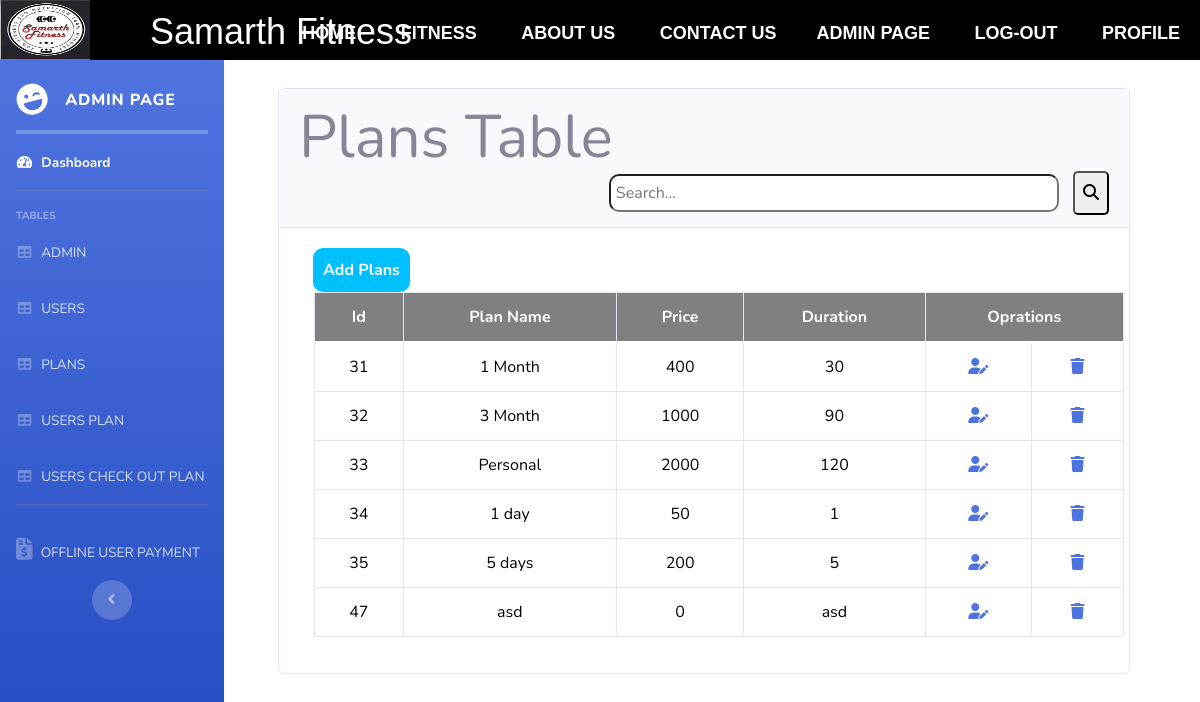
/admin_panel_plans.php (signed in), run on the app's committed database.
### tables this page shows
CREATE TABLE `plan` (
  `id` int(11) NOT NULL,
  `plan_name` varchar(100) NOT NULL,
  `price` int(100) NOT NULL,
  `duration` varchar(10) NOT NULL,
  `date` date DEFAULT NULL,
  `h` varchar(20) NOT NULL,
  `m` varchar(20) NOT NULL,
  `s` varchar(20) NOT NULL
);

### admin_panel_plans.php (the view, shortened to what this page needs)
<?php
require('alert.php');
require('nav.php');
$query = "SELECT * FROM `plan`";
$planresult = mysqli_query($conn, $query);
?>
<!DOCTYPE html>
<html lang="en">
<head>
    <link href="vendor/fontawesome-free/css/all.min.css" rel="stylesheet" type="text/css">
    <link href="css/sb-admin-2.min.css" rel="stylesheet">
    <link rel="stylesheet" href="home.css">
</head>
<body id="page-top">
    <div>
        <ul class="navbar-nav bg-gradient-primary sidebar sidebar-dark accordion" id="accordionSidebar" style="position: fixed; z-index:2;">
            <a class="sidebar-brand d-flex align-items-center justify-content-center" style="padding-bottom:30px; padding-top:100px; margin-right:15px;" href="badminpage.php">
                <div class="sidebar-brand-icon rotate-n-15">
                    <i class="fas fa-laugh-wink"></i>
                </div>
                <div class="sidebar-brand-text mx-3">Admin Page </div>
            </a>
            <hr class="sidebar-divider my-0" style="padding:1px; margin-top:20px; color:white;">
            <li class="nav-item active">
                <a class="nav-link" href="badminpage.php">
                    <i class="fas fa-fw fa-tachometer-alt"></i>
                    <span>Dashboard</span></a>
            </li>
            <hr class="sidebar-divider">
            <div class="sidebar-heading">
                TABLES
            </div>
            <li class="nav-item">
                <a class="nav-link" href="admin_panel_admins.php">
                    <i class="fas fa-fw fa-table"></i>
                    <span>ADMIN</span></a>
            </li>
            <li class="nav-item">
                <a class="nav-link" href="admin_panel_users.php">
                    <i class="fas fa-fw fa-table"></i>
                    <span>USERS</span></a>
            </li>
            <li class="nav-item">
                <a class="nav-link" href="admin_panel_plans.php">
                    <i class="fas fa-fw fa-table"></i>
                    <span>PLANS</span></a>
            </li>
            <li class="nav-item">
                <a class="nav-link" href="admin_panel_users_plan.php">
                    <i class="fas fa-fw fa-table"></i>
                    <span>USERS PLAN</span></a>
            </li>
            <li class="nav-item">
                <a class="nav-link" href="admin_panel_users_check_plan.php">
                    <i class="fas fa-fw fa-table"></i>
                    <span>USERS CHECK OUT PLAN</span></a>
            </li>
            <hr class="sidebar-divider d-none d-md-block">
            <li class="nav-item">
                <a class="nav-link" href="admin_panel_offline_users_payment.php">
                <i class="fa-sharp fa-solid fa-file-invoice-dollar" style="font-size: 22px;"></i>
                    <span>OFFLINE USER PAYMENT </span></a>
            </li>
            <div class="text-center d-none d-md-inline">
                <button class="rounded-circle border-0" id="sidebarToggle"></button>
            </div>
        </ul>
        <div>
            <div style="padding-left: 200px; padding-top:40px;">
                <div class="admintable" id="admintable">
                    <div class="row mt-5">
                        <div class="col" style="margin-right: -30px; padding-right: 0px; margin-left: 30px;">
                            <div class="card ms-5">
                                <div class="card-header ">
                                    <h1 style="font-size: 60px; "> Plans Table </h1>
                                    <form action="" method="POST">
                                        <div style="float: right; ">
                                            <input class="searchbox" type="text" placeholder="Search..." name="filter_value">
                                            <button type="submit" class="searchicon" name="filter_btn" onclick="hiddencontent()" id="hiddenstart"> <i class="fa-solid fa-magnifying-glass" aria-hidden="true"></i> </button>
                                        </div>
                                    </form>
                                </div>
                                <div class="card-body">
                                    <table class="table table-bordered text-center ">
                                        <button style="border-radius: 10px; padding: 10px; border: none; margin-left: 14px; background: deepskyblue; font-weight: bold;"><a style="color:white; text-decoration:none;" href="admin_add_plans_page.php">Add Plans</a> </button>
                                        <thead>
                                            <tr class="" style="background-color: gray; color:white; border:none;">
                                                <th>Id</th>
                                                <th>Plan Name</th>
                                                <th>Price</th>
                                                <th>Duration</th>
                                                <th colspan="2">Oprations</th>
                                            </tr>
                                        </thead>
                                        <?php
                                        if (isset($_POST['filter_btn'])) {
                                            $filter_value = $_POST['filter_value'];
                                            $query = "SELECT * FROM `plan` WHERE CONCAT(id,plan_name,price,duration) LIKE '%$filter_value%'";
                                            $query_run = mysqli_query($conn, $query);
                                            if (mysqli_num_rows($query_run) > 0) {
                                                while ($data = mysqli_fetch_array($query_run)) {
                                        ?>
                                                    <tr class="innerdetail" style="color: black;">
                                                        <td><?php echo $data['id'] ?></td>
                                                        <td><?php echo $data['plan_name'] ?></td>
                                                        <td><?php echo $data['price'] ?></td>
                                                        <td><?php echo $data['duration'] ?></td>
                                                        <?php
                                                        echo
                                                        '
                                        <td>
                                        <a href="update_plans.php?update_plan_id= ' . $data['id'] . ' &update_planname= ' . $data['plan_name'] . ' & update_price= ' . $data['price'] . '& update_duration= ' . $data['duration'] . '  " id="update_any_detail"> <i class="fa-solid fa-user-pen"></i></a>
                                    </td>
                                        <td>
                                            <a href="admin_panel_plans.php?delete_planname=' . $data['plan_name'] . '" id="delete_user_detail" onclick="return check_delete_detail()" > <i class="fa-solid fa-trash"></i></a>
                                        </td>';
                                                        ?>
                                                    </tr>
                                                    <script>
                                                        function check_delete_detail() {
                                                            return confirm('Are you sure you want to DELETE this Recorde');
                                                        }
                                                    </script>
                                                <?php
                                                }
                                            } else {
                                                ?>
                                                <div id="hiddenvalues">
                                                    <tr>
                                                        <td colspan='7' style="color: black;">
                                                            Record Not Found
                                                        </td>
                                                    </tr>
                                                </div>
                                            <?php
                                            }
                                        } elseif (isset($_POST['filter_btn']) == false) {
                                            while ($data = mysqli_fetch_assoc($planresult)) {
                                            ?>
                                                <tr class="innerdetail" style="color: black;">
                                                    <td><?php echo $data['id'] ?></td>
                                                    <td><?php echo $data['plan_name'] ?></td>
                                                    <td><?php echo $data['price'] ?></td>
                                                    <td><?php echo $data['duration'] ?></td>
                                                    <?php
                                                    echo
                                                    '
                                        <td>
                                        <a href="update_plans.php?update_plan_id= ' . $data['id'] . ' &update_planname= ' . $data['plan_name'] . ' & update_price= ' . $data['price'] . '& update_duration= ' . $data['duration'] . '  " id="update_any_detail"> <i class="fa-solid fa-user-pen"></i></a>
                                    </td>
                                        <td>
                                            <a href="admin_panel_plans.php?delete_planname=' . $data['plan_name'] . '" id="delete_user_detail" onclick="return check_delete_detail()" > <i class="fa-solid fa-trash"></i></a>
                                        </td>';
                                                    ?>
                                                </tr>
                                        <?php
                                            }
                                        }
                                        ?>
                                    </table>
                                </div>
                            </div>
                        </div>
                    </div>
                </div>
            </div>
            <br>
            <br><br>
</body>
</html>

### data on the page
plan: id "31", plan_name "1 Month", price "400", duration "30"
plan: id "32", plan_name "3 Month", price "1000", duration "90"
plan: id "33", plan_name "Personal", price "2000", duration "120"
plan: id "34", plan_name "1 day", price "50", duration "1"
plan: id "35", plan_name "5 days", price "200", duration "5"
plan: id "47", plan_name "asd", price "0", duration "asd"
